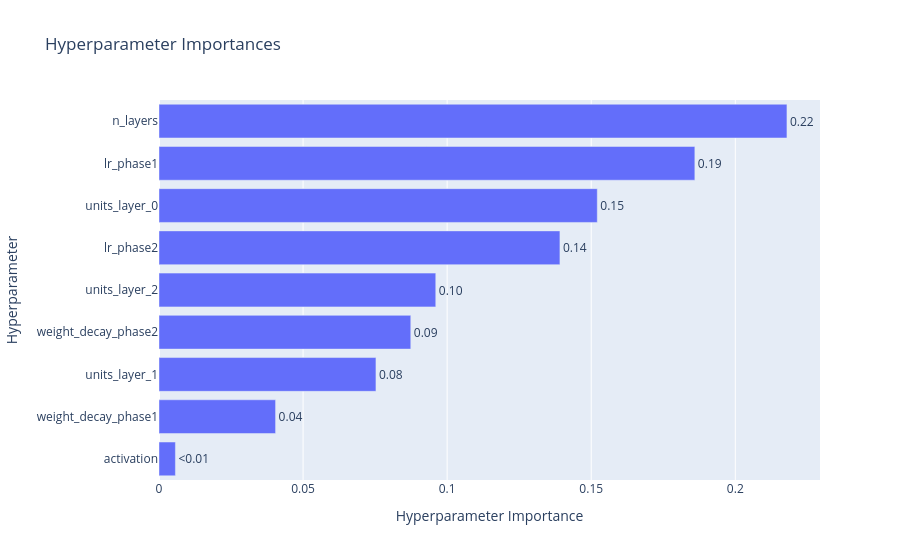

Write notebook code for a chart like this one.
### Code cell
plot_param_importances(study)

### Figure 1 — Plotly figure (JSON) as saved in the notebook; plotly's stock layout.template omitted (floating-point values rounded to 4 significant figures)
{"data": [{"cliponaxis": false, "hovertemplate": ["activation (CategoricalDistribution): 0.005697056679665305<extra></extra>", "weight_decay_phase1 (FloatDistribution): 0.04045848325115679<extra></extra>", "units_layer_1 (IntDistribution): 0.07529054421151975<extra></extra>", "weight_decay_phase2 (FloatDistribution): 0.08737693629662663<extra></extra>", "units_layer_2 (IntDistribution): 0.09605013501678278<extra></extra>", "lr_phase2 (FloatDistribution): 0.1391386374670265<extra></extra>", "units_layer_0 (IntDistribution): 0.1521038637605842<extra></extra>", "lr_phase1 (FloatDistribution): 0.18596136402966662<extra></extra>", "n_layers (IntDistribution): 0.21792297928697138<extra></extra>"], "name": "Objective Value", "orientation": "h", "text": ["<0.01", "0.04", "0.08", "0.09", "0.10", "0.14", "0.15", "0.19", "0.22"], "textposition": "outside", "type": "bar", "x": [0.005697, 0.04046, 0.07529, 0.08738, 0.09605, 0.1391, 0.1521, 0.186, 0.2179], "y": ["activation", "weight_decay_phase1", "units_layer_1", "weight_decay_phase2", "units_layer_2", "lr_phase2", "units_layer_0", "lr_phase1", "n_layers"]}], "layout": {"title": {"text": "Hyperparameter Importances"}, "xaxis": {"title": {"text": "Hyperparameter Importance"}}, "yaxis": {"title": {"text": "Hyperparameter"}}}}
